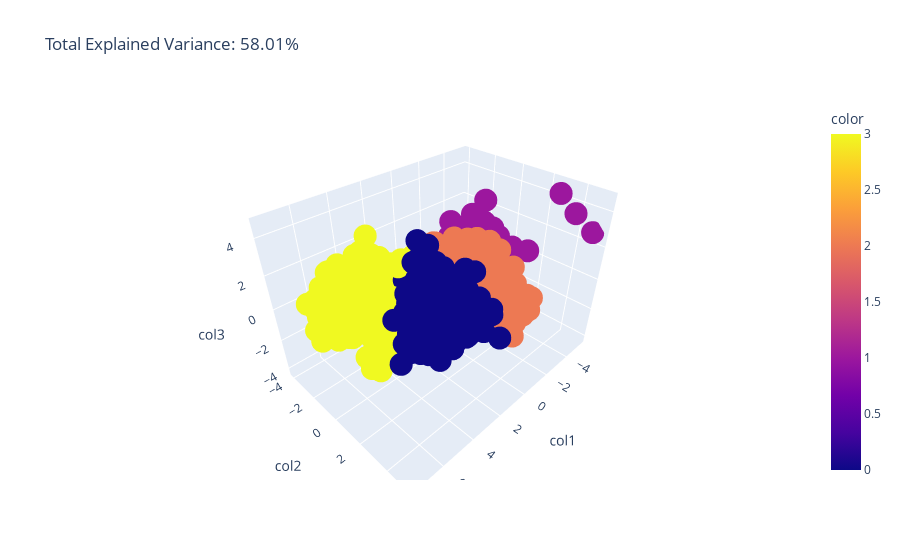

Source (notebook cell):
### Code cell
total_var = pca.explained_variance_ratio_.sum() * 100

fig = px.scatter_3d(X_reduced,x="col1", y="col2", z="col3", 
                    color=predictions, title=f"Total Explained Variance: {total_var:.2f}%")
fig.show()

### Figure 1 — Plotly figure (JSON) as saved in the notebook; plotly's stock layout.template omitted (floating-point values rounded to 4 significant figures; data arrays with more than 128 entries replaced by an {"elided": "..."} marker saying what was removed)
{"data": [{"hovertemplate": "col1=%{x}<br>col2=%{y}<br>col3=%{z}<br>color=%{marker.color}<extra></extra>", "legendgroup": "", "marker": {"color": {"elided": "2232 int values"}, "coloraxis": "coloraxis", "symbol": "circle"}, "mode": "markers", "name": "", "scene": "scene", "showlegend": false, "type": "scatter3d", "x": {"elided": "2232 float values"}, "y": {"elided": "2232 float values"}, "z": {"elided": "2232 float values"}}], "layout": {"coloraxis": {"colorbar": {"title": {"text": "color"}}, "colorscale": [[0, "#0d0887"], [0.1111, "#46039f"], [0.2222, "#7201a8"], [0.3333, "#9c179e"], [0.4444, "#bd3786"], [0.5556, "#d8576b"], [0.6667, "#ed7953"], [0.7778, "#fb9f3a"], [0.8889, "#fdca26"], [1, "#f0f921"]]}, "legend": {"tracegroupgap": 0}, "scene": {"domain": {"x": [0, 1], "y": [0, 1]}, "xaxis": {"title": {"text": "col1"}}, "yaxis": {"title": {"text": "col2"}}, "zaxis": {"title": {"text": "col3"}}}, "title": {"text": "Total Explained Variance: 58.01%"}}}
